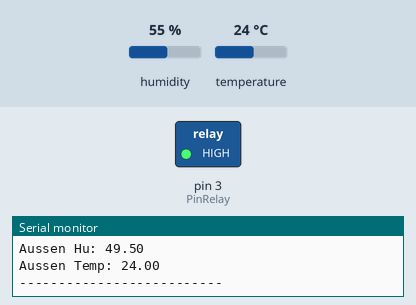
A program run on a simulated Arduino Nano, built with avr-gcc and run on an emulated ATmega328P. Parts: switched loads named in the program (green lamp = pin HIGH), the last lines printed to the serial monitor. Inputs (shaded band) come from the test bench; at power-on: temperature 24 °C, humidity 55 %.

Above: at 1.2 s.
1.3 s: temperature set to 32.9 °C
7.3 s: temperature set to 33.7 °C
At 13.1 s:
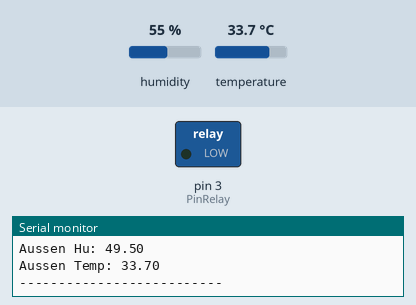
13.3 s: humidity set to 32 %
19.3 s: humidity set to 28 %
At 25.1 s:
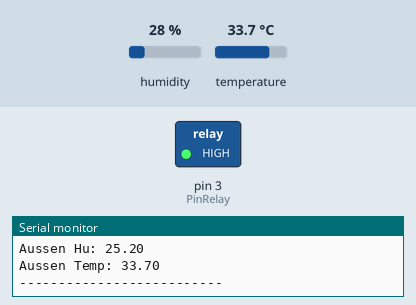
25.3 s: humidity set to 51 %
31.3 s: humidity set to 55 %
At 37.8 s:
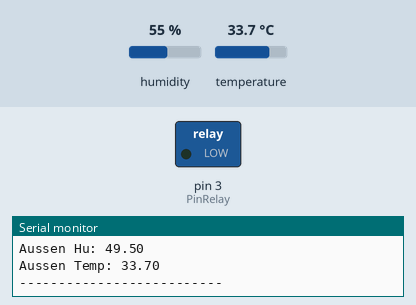
Timing chart, 0 to 38.3 s (numbered marks = the images above; inputs shaded):
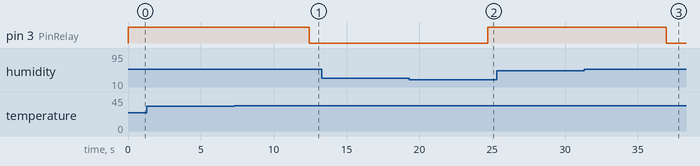

The program:

main.cpp
```cpp
#include <Arduino.h>
//#include <TM1637Display.h>

#include <SoftwareWire.h>
#include "AM2320.h"

//#include <avr\power.h>


//Temp_LuftfSenor - AM2320
AM2320 sensorInnen(6,7); // AM2320 sensor attached SDA to digital PIN 6 and SCL to digital PIN 7
AM2320 sensorAussen(9,10); // AM2320 sensor attached SDA to digital PIN 9 and SCL to digital PIN 10


#define CLK 11
#define DIO 12
#define PinSchalter 5
#define PinRelay 3
//TM1637Display display = TM1637Display(CLK, DIO);

int const EinSchaltSchwelle = 100;
int const AusSchaltSchwelle = 50;

unsigned long TimerSensor=0;
unsigned long TimerBlink=0;
unsigned long TimerDisplayReset=0;
unsigned long TimerIntervalllueften=0;

float rawHumidityInnen = 0;
float rawTemperatureInnen = 0;
float rawHumidityAussen = 0;
float rawTemperatureAussen = 0;
float calibratedHumidityInnen =0;
float calibratedTemperatureInnen = 0;
float calibratedHumidityAussen =0;
float calibratedTemperatureAussen = 0;


int IntervallMerker=0;
int BetriebstundenMin=0;
int EinAusZaehler=0;

byte DisplayStatus=0;
bool TasterMerker=0;
byte Blink=0;
bool IstEin=0;


int absolutInnen=0;
int absolutAussen=0;

/*
void DisplayTemp(byte);
void DisplayHumidityR(byte);
void DisplayHumidityA(byte);
void DisplayBetrieb(byte);


// Create array that turns all segments on:
const uint8_t data[] = {0xff, 0xff, 0xff, 0xff};
// Create array that turns all segments off:
const uint8_t blank[] = {0x00, 0x00, 0x00, 0x00};
// You can set the individual segments per digit to spell words or create other symbols:
const uint8_t done[] = {
  SEG_B | SEG_C | SEG_D | SEG_E | SEG_G,           // d
  SEG_A | SEG_B | SEG_C | SEG_D | SEG_E | SEG_F,   // O
  SEG_C | SEG_E | SEG_G,                           // n
  SEG_A | SEG_D | SEG_E | SEG_F | SEG_G            // E
};
// Create degree Celsius symbol:
const uint8_t celsiusInnen[] = {
  SEG_A | SEG_B | SEG_F | SEG_G,  // Circle
  SEG_A | SEG_D | SEG_E | SEG_F,  // C
  SEG_B | SEG_C,                  // I
  SEG_C | SEG_E | SEG_G           // n
};
const uint8_t celsiusAussen[] = {
  SEG_A | SEG_B | SEG_F | SEG_G,                  // Circle
  SEG_A | SEG_D | SEG_E | SEG_F,                  // C
  SEG_A | SEG_B | SEG_C | SEG_E | SEG_F | SEG_G,  // A
  SEG_C | SEG_D | SEG_E                           // u
};
// Create relativ Humidity symbol:
const uint8_t HumidityRInnen[] = {
  SEG_B | SEG_C | SEG_E | SEG_F | SEG_G,  // H
  SEG_E | SEG_G,                          // r
  SEG_B | SEG_C,                          // I
  SEG_C | SEG_E | SEG_G                   // n
};
const uint8_t HumidityRAussen[] = {
  SEG_B | SEG_C | SEG_E | SEG_F | SEG_G,         // H
  SEG_E | SEG_G,                                 // r
  SEG_A | SEG_B | SEG_C | SEG_E | SEG_F | SEG_G, // A
  SEG_C | SEG_D | SEG_E                          // u
};
// Create absolute Humidity symbol:
const uint8_t HumidityAInnen[] = {
  SEG_B | SEG_C | SEG_E | SEG_F | SEG_G,         // H
  SEG_A | SEG_B | SEG_C | SEG_E | SEG_F | SEG_G, // A
  SEG_B | SEG_C,                                 // I
  SEG_C | SEG_E | SEG_G                          // n
};
const uint8_t HumidityAAussen[] = {
  SEG_B | SEG_C | SEG_E | SEG_F | SEG_G,         // H
  SEG_A | SEG_B | SEG_C | SEG_E | SEG_F | SEG_G, // A
  SEG_A | SEG_B | SEG_C | SEG_E | SEG_F | SEG_G, // A
  SEG_C | SEG_D | SEG_E                          // u
};
const uint8_t Betrieb[] = {
  SEG_C | SEG_D | SEG_E | SEG_F | SEG_G,         // b
  SEG_A | SEG_D | SEG_E | SEG_F | SEG_G,         // E
  SEG_D | SEG_E | SEG_F | SEG_G,                 // t
  SEG_E | SEG_G                                  // r
};
const uint8_t EinAus[] = {
  SEG_A | SEG_D | SEG_E | SEG_F | SEG_G,         // E
  SEG_B | SEG_C,                                 // I
  SEG_C | SEG_E | SEG_G,                         // n
  SEG_A | SEG_B | SEG_C | SEG_E | SEG_F | SEG_G  // A
};
*/


void setup() {
  pinMode(PinSchalter, INPUT);
  pinMode(PinRelay, OUTPUT);
  digitalWrite(PinRelay, HIGH);

//clock_prescale_set(clock_div_8);

  /*// Clear the display:
  display.clear();
  delay(500);
  display.setBrightness(7);
  display.setSegments(data);
  delay(1000);
  */

  sensorInnen.Read();
  sensorAussen.Read();
  Serial.begin(9600);
}

void loop() {

  //Timer nach Überlauf setzen
  if (millis()<TimerSensor-6000)
  {TimerSensor=millis();}
  if (millis()<TimerBlink)
  {TimerBlink=millis();}
  if (millis()<TimerDisplayReset)
  {TimerDisplayReset=millis();}

  // Blinker
  if (TimerBlink+1000<millis())
  {
    //Blinker um 1 erhöhen
    Blink++;
    TimerBlink=millis();
  }

  // 1. Mal pro Minute ausführen
  if (TimerSensor<millis())
  {
     /*
     //TimerIntervalllueften
     if (TimerIntervalllueften+3600000 < millis())
     {

       IntervallMerker++;
       if (IntervallMerker>23)
          {
            IntervallMerker=0;
          }
       TimerIntervalllueften=millis();
     }
     if (IntervallMerker==1 || IntervallMerker==12)
     {
      //Einschalten zur 2. und 12. Stunde
      digitalWrite(PinRelay, LOW);
      IstEin=1;
     }
     else
     {
     */

    //SensorenLesen
    sensorInnen.Read();
    sensorAussen.Read();
float rawHumidityInnen = sensorInnen.h;
float rawTemperatureInnen = sensorInnen.t;
float rawHumidityAussen = sensorAussen.h;
float rawTemperatureAussen = sensorAussen.t;
// Kalibrierte Werte berechnen
float calibratedHumidityInnen = rawHumidityInnen * 0.95; // Dein berechneter Offset
float calibratedTemperatureInnen = rawTemperatureInnen - 0;
float calibratedHumidityAussen = rawHumidityAussen * 0.90; // Dein berechneter Offset
float calibratedTemperatureAussen = rawTemperatureAussen - 0;

// Falls der Wert durch die Korrektur unter 0 oder über 100 rutscht, abfangen:
if (calibratedHumidityInnen > 100.0) calibratedHumidityInnen = 100.0;
if (calibratedHumidityInnen < 0.0) calibratedHumidityInnen = 0.0;
if (calibratedHumidityAussen > 100.0) calibratedHumidityAussen = 100.0;
if (calibratedHumidityAussen < 0.0) calibratedHumidityAussen = 0.0;

/*
//Test
if (sensorAussen.h > 35.0 && sensorAussen.h < 80.0 && sensorAussen.t > 10.0 && sensorAussen.t < 30.0)
{
digitalWrite(PinRelay, LOW);
delay(2000);
digitalWrite(PinRelay, HIGH);
}
*/
    Serial.print("Innen Hu: ");
    Serial.println(calibratedHumidityInnen);
    Serial.print("Innen Temp: ");
    Serial.println(calibratedTemperatureInnen);
    Serial.print("Aussen Hu: ");
    Serial.println(calibratedHumidityAussen);
    Serial.print("Aussen Temp: ");
    Serial.println(calibratedTemperatureAussen);
    Serial.println("--------------------------");

    // absolute Feuchten berechnen und Relais Schalten
    // die letzten 2 Stellen sind Nachkommastellen
    absolutInnen = (13.233*calibratedHumidityInnen*((pow(10,((7.5*calibratedTemperatureInnen)/(237+calibratedTemperatureInnen))))/(273.16+calibratedTemperatureInnen)))*100;
    absolutAussen = (13.233*calibratedHumidityAussen*((pow(10,((7.5*calibratedTemperatureAussen)/(237+calibratedTemperatureAussen))))/(273.16+calibratedTemperatureAussen)))*100;

    if (IstEin==1)
    {BetriebstundenMin++;}
    if (BetriebstundenMin/60>=9999)
    {BetriebstundenMin=0;}
    if (EinAusZaehler>=999)
    {EinAusZaehler=0;}

    //In Hausen ist das Relay anders geschaltet HIGH = LOW und andersrum !!!!!
    if (absolutInnen >= absolutAussen+EinSchaltSchwelle && IstEin==0 && sensorInnen.h > 35.0 && sensorInnen.t > 17.0)
    { //Einschalten
      digitalWrite(PinRelay, LOW);
      IstEin=1;
      EinAusZaehler++;
    }

    if (IstEin==1)
     {
      if (absolutInnen <= absolutAussen+AusSchaltSchwelle || sensorInnen.h <= 30.0 || sensorInnen.t <= 15.5)
      { //Ausschalten
        digitalWrite(PinRelay, HIGH);
        IstEin=0;
        EinAusZaehler++;
      }
     }
     /*   //Klammer Intervalllüften
     }
     */
    //TimerSensor=millis()+60000;
    TimerSensor=millis()+6000;
  }

/*
  // Taster lesen und DisplayStatus anpassen
  if (digitalRead(5) && TasterMerker==0)
  {
    DisplayStatus++;
    if (DisplayStatus>8)
    {DisplayStatus=0;}
    TasterMerker=1;
    TimerDisplayReset=millis();
  }
  if (!digitalRead(5))
  {
    TasterMerker=0;
  }


  // DisplayStatus - Reset nach 30 Sekunden inaktivität
  if (TimerDisplayReset+30000<millis())
  {
    DisplayStatus=0;
  }


  // ----- Display ------

  switch (DisplayStatus) {
    case 0:
    display.clear();
    break;
    case 1:
    DisplayTemp(1);
    break;
    case 2:
    DisplayHumidityR(1);
    break;
    case 3:
    DisplayHumidityA(1);
    break;
    case 4:
    DisplayTemp(2);
    break;
    case 5:
    DisplayHumidityR(2);
    break;
    case 6:
    DisplayHumidityA(2);
    break;
    case 7:
    DisplayBetrieb(1);
    break;
    case 8:
    DisplayBetrieb(2);
    break;
  }
*/


}


/*

void DisplayTemp(byte Auswahl)
{
  int Temperatur;

  switch (Auswahl)
  {
    case 1:
    Temperatur=sensorInnen.t*10; // die letzte Stelle ist die Nachkommastelle
    break;
    case 2:
    Temperatur=sensorAussen.t*10; // die letzte Stelle ist die Nachkommastelle
    break;
  }
  if (Blink==1)
  {
    if (Auswahl==1)
    {display.setSegments(celsiusInnen);}
    else
    {display.setSegments(celsiusAussen);}
  }
  if (Blink>1)
  {
    Blink=0;
    display.showNumberDecEx(Temperatur,0,false,4,0);
  }

}


void DisplayHumidityR(byte Auswahl)
{
  int Humidity;

  switch (Auswahl)
  {
    case 1:
    Humidity=sensorInnen.h;
    break;
    case 2:
    Humidity=sensorAussen.h;
    break;
  }
  if (Blink==1)
  {
    if (Auswahl==1)
    {display.setSegments(HumidityRInnen);}
    else
    {display.setSegments(HumidityRAussen);}
  }
  if (Blink>1)
  {
    Blink=0;
    display.showNumberDecEx(Humidity,0,false,4, 0);
  }
}


void DisplayHumidityA(byte Auswahl)
{
  int Humidity;
  float Temperatur;
  int absoluteFeuchte;

  switch (Auswahl)
  {
    case 1:
    Humidity=sensorInnen.h;
    Temperatur=sensorInnen.t;
    break;
    case 2:
    Humidity=sensorAussen.h;
    Temperatur=sensorAussen.t;
    break;
  }
  if (Blink==1)
  {
    if (Auswahl==1)
    {display.setSegments(HumidityAInnen);}
    else
    {display.setSegments(HumidityAAussen);}
  }
  if (Blink>1)
  {
    Blink=0;
    absoluteFeuchte = (13.233*Humidity*((pow(10,((7.5*Temperatur)/(237+Temperatur))))/(273.16+Temperatur)))*100; // die 2 letzten Stellen sind Nachkommastellen
    display.showNumberDecEx(absoluteFeuchte,0,false,4,0);
  }
}


void DisplayBetrieb(byte Auswahl)
{
  if (Blink==1)
  {
    if (Auswahl==1)
    {display.setSegments(Betrieb);}
    if (Auswahl==2)
    {display.setSegments(EinAus);}
  }
  if (Blink>1)
  {
    Blink=0;
    if (Auswahl==1)
    {display.showNumberDecEx((BetriebstundenMin/60),0,false,4,0);}
    if (Auswahl==2)
    {
      if (IstEin==0)
      {display.showNumberDecEx(EinAusZaehler,0,false,4,0);}
      if (IstEin==1)
      {display.showNumberDecEx(EinAusZaehler+1000,0,false,4,0);}
    }
  }
}
*/
```

Measured:
- the behaviour switches between 33.3 and 33.4 °C on temperature (found by bisection; images 0 and 1)
- the behaviour switches between 31 and 30 % on humidity (found by bisection; images 1 and 2)
- the behaviour switches between 53 and 54 % on humidity (found by bisection; images 2 and 3)
- after the input at 7.3 s, pin 3 (PinRelay): HIGH → LOW after 5.1 s
- after the input at 19.3 s, pin 3 (PinRelay): LOW → HIGH after 5.4 s
- after the input at 31.3 s, pin 3 (PinRelay): HIGH → LOW after 5.6 s
